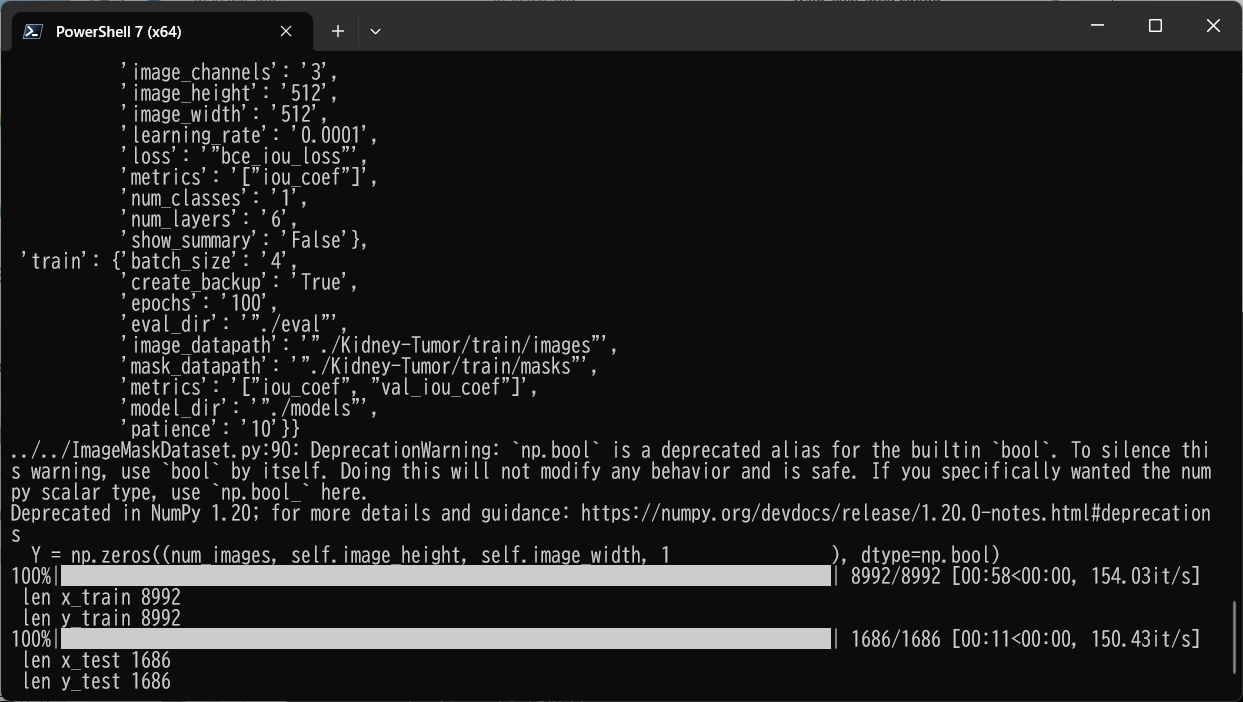
#> input picture asset/dataset_inspection.png, 1243 x 702 px
$ python -i YOLOAnnotationGenerator.py   (imports and definitions only)
#> lines starting #> are read from the running program, lines starting #| are printed output that depends on the picture
# Copyright 2024 (C) antillia.com. All Rights Reserved.
#
# Licensed under the Apache License, Version 2.0 (the "License");
# you may not use this file except in compliance with the License.
# You may obtain a copy of the License at
#
#     http://www.apache.org/licenses/LICENSE-2.0
#
# Unless required by applicable law or agreed to in writing, software
# distributed under the License is distributed on an "AS IS" BASIS,
# WITHOUT WARRANTIES OR CONDITIONS OF ANY KIND, either express or implied.
# See the License for the specific language governing permissions and
# limitations under the License.
# ==============================================================================

#
# YOLOAnnotationGenerator.py for Liver-Tumor dataset
# Create YOLO annotation from the jpg segementation dataset
#  test
#   +--images
#   +--masks
#  train
#   +--images
#   +--masks
#  valid
#   +--images
#   +--masks

# 2024/01/20 : Toshiyuki Arai antillia.com

import sys
import os
import glob
import random
import shutil
import numpy as np

import traceback
import cv2
from PIL import Image


class YOLOAnnotationGenerator:
  def __init__(self, W=512, H=512):
    self.W = W
    self.H = H

  # target = "./train", "./valid", "test"
  # [55 lines left out: function generate, not called in this run]


  # Create a resized_512x512_image from each original file in image_filepaths
  def create_resized_images(self, image_filepath, mask=False):

#> called with image_filepath = 'asset/dataset_inspection.png', mask = False
    img = Image.open(image_filepath)
#> img is the input picture: PIL image 1243x702 RGB; mean R, G, B 30.3, 30.3, 30.3
    print("---create_resized_512x512_images {}".format(image_filepath))
    resized_512x512_image = img.resize((self.W, self.H))
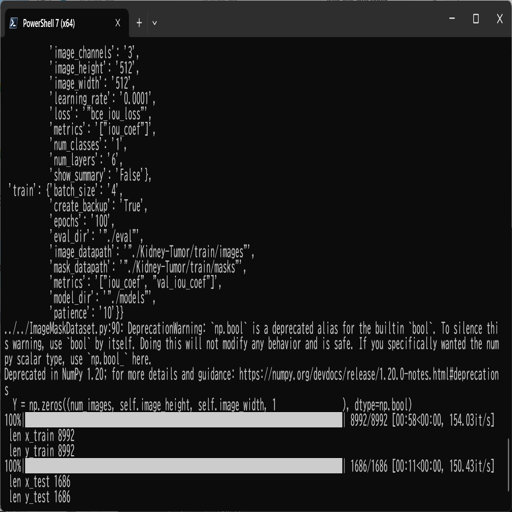
#> resized_512x512_image: PIL image 512x512 RGB; mean R, G, B 30.3, 30.3, 30.3
    if mask:
      resized_512x512_image = self.convert2WhiteMask(resized_512x512_image)

    return resized_512x512_image


  # [66 lines left out: functions create_yolo_annotation, convert2WhiteMask, create_annotated_image, not called in this run]


"""
Example for Liver-Tumor

INPUT:

./Liver-Tumor
├─test
├─train
└─valid


Output:
./YOLO
├─test
├─train
└─valid

"""

# [27 lines not run here, left out]


>>> result = YOLOAnnotationGenerator().create_resized_images('asset/dataset_inspection.png')
